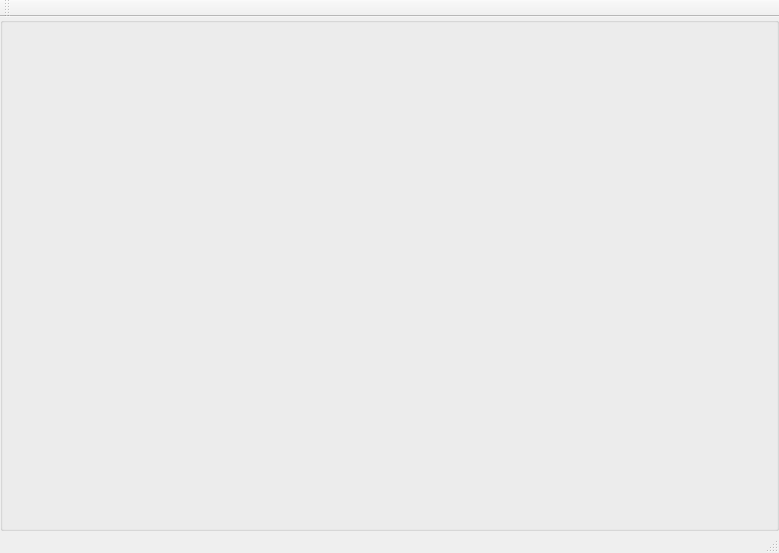
<?xml version="1.0" encoding="UTF-8"?>
<ui version="4.0">
 <class>MainWindow</class>
 <widget class="QMainWindow" name="MainWindow">
  <property name="geometry">
   <rect>
    <x>0</x>
    <y>0</y>
    <width>779</width>
    <height>553</height>
   </rect>
  </property>
  <property name="windowTitle">
   <string>MainWindow</string>
  </property>
  <widget class="QWidget" name="centralWidget">
   <layout class="QGridLayout" name="gridLayout">
    <property name="leftMargin">
     <number>0</number>
    </property>
    <property name="topMargin">
     <number>0</number>
    </property>
    <property name="rightMargin">
     <number>0</number>
    </property>
    <property name="bottomMargin">
     <number>0</number>
    </property>
    <property name="spacing">
     <number>0</number>
    </property>
    <item row="0" column="0">
     <widget class="QGroupBox" name="groupBox">
      <layout class="QVBoxLayout" name="verticalLayout">
       <property name="spacing">
        <number>0</number>
       </property>
       <property name="leftMargin">
        <number>0</number>
       </property>
       <property name="topMargin">
        <number>0</number>
       </property>
       <property name="rightMargin">
        <number>0</number>
       </property>
       <property name="bottomMargin">
        <number>0</number>
       </property>
      </layout>
     </widget>
    </item>
   </layout>
  </widget>
  <widget class="QMenuBar" name="menuBar">
   <property name="geometry">
    <rect>
     <x>0</x>
     <y>0</y>
     <width>779</width>
     <height>23</height>
    </rect>
   </property>
  </widget>
  <widget class="QToolBar" name="mainToolBar">
   <attribute name="toolBarArea">
    <enum>TopToolBarArea</enum>
   </attribute>
   <attribute name="toolBarBreak">
    <bool>false</bool>
   </attribute>
  </widget>
  <widget class="QStatusBar" name="statusBar"/>
 </widget>
 <layoutdefault spacing="6" margin="11"/>
 <resources/>
 <connections/>
</ui>
